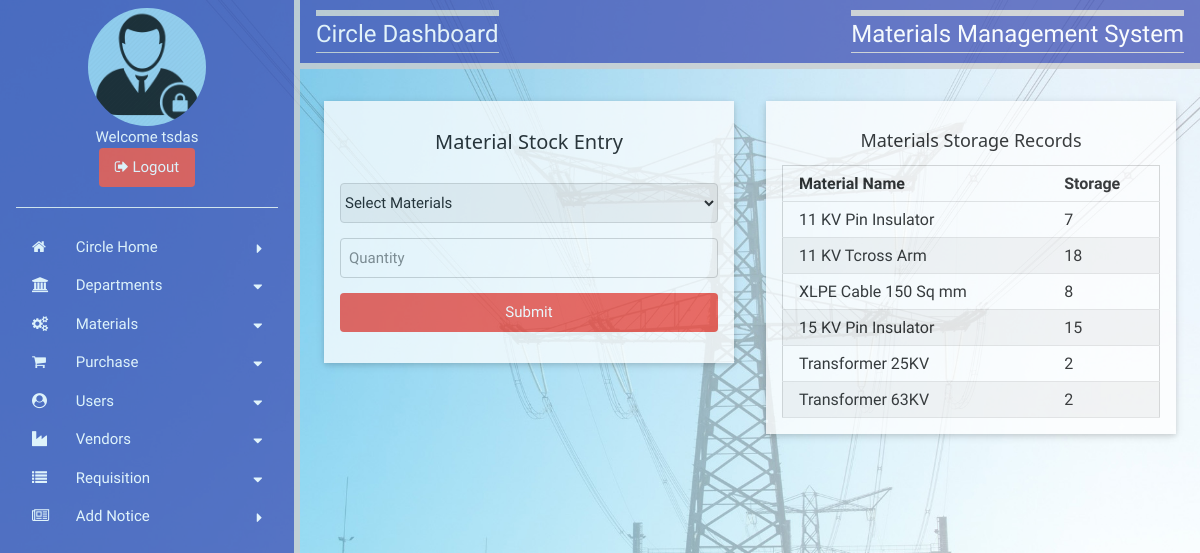
The page /APDCLTS/mstorage.php?dept=Circle&type=Circle (signed in) on the database its author committed.
### tables this page shows
CREATE TABLE `storage` (
  `mid` int(11) NOT NULL,
  `dept` varchar(40) NOT NULL,
  `stock` int(11) NOT NULL,
  PRIMARY KEY (`mid`,`dept`)
);

CREATE TABLE `materials` (
  `mid` int(11) NOT NULL AUTO_INCREMENT,
  `mname` varchar(200) NOT NULL,
  `details` varchar(200) NOT NULL,
  PRIMARY KEY (`mid`)
);

### APDCLTS/mstorage.php (the view, shortened to what this page needs)
<?php
	include "include/connect.php";
	$dept=$_GET["dept"];
	$type=$_GET["type"];
?>
<!doctype html>
<html>
<head>
<link href="css/w3.css" type="text/css" rel="stylesheet">
<link href="css/style.css" type="text/css" rel="stylesheet">
<link rel="stylesheet" href="https://cdnjs.cloudflare.com/ajax/libs/font-awesome/4.7.0/css/font-awesome.min.css">
</head>
<body>
	<?php
		if($type=="Circle")
		{
			include "circleSbar.php";
		}
	?>
    <div id="main" style="margin-left:300px;">
    	<?php include "storagehead.php"; ?>
        <div class="w3-row-padding" style="margin-top:32px;">
        	<div class="half">
            	<div class="container">
            		<div class="w3-card-2 w3-white w3-opacity-min padding-16">
                    <h4 align="center">Material Stock Entry</h4>
                    <div class="w3-container">
                        <form name="form3" id="form3" method="post" action="postmstorage.php">
                            <p>
                                <select name="matid" class="w3-select w3-round w3-border">
                                    <option selected>Select Materials</option>
                                </select>
                            </p>
                            <p>
                                <input type="text" name="stock" class="w3-input w3-round w3-border" placeholder="Quantity">
                            </p>
                            <p>
                                <input type="submit" name="submit" class="w3-btn w3-bar w3-round w3-red" value="Submit">
                            </p>
                        </form>
                    </div>
                    </div>
                </div>
            </div>
            <div class="half">
            	<div class="container">
            		<div class="w3-card-2 w3-white w3-opacity-min padding-16">
                    <h5 align="center">Materials Storage Records</h5>
                    <div class="container">
                    <?php
						$sql = "SELECT A.mname,B.stock FROM materials as A, storage as B where A.mid=B.mid and B.dept='$dept'";
						if($result = mysqli_query($link,$sql))
						{
							$rows = mysqli_fetch_all($result);
						}
					?>
                	<?php if(!empty($rows)){ ?>
                    <table class="w3-table-all">
                            <thead>
                              <tr>
                                <th>Material Name</th>
                                <th>Storage</th>
                              </tr>
                            </thead>
                            <tbody>
                                <?php foreach ($rows as $row): ?>
                                   <tr>
                                     <td> <?php echo $row[0]; ?></td>
                                     <td> <?php echo $row[1]; ?></td>
                                   </tr>
                                <?php endforeach; ?>
                            </tbody>
                	<?php } ?>
                    </div>
                    </div>
                </div>
            </div>
        </div>
    </div>
</body>
</html>

### APDCLTS/css/w3.css (style rules this page uses)
*,*:before,*:after { box-sizing:inherit }
html { -ms-text-size-adjust:100%;-webkit-text-size-adjust:100% }
body { margin:0 }
button,input,select,textarea { font:inherit;margin:0 }
button,input { overflow:visible }
button,select { text-transform:none }
button,html [type=button],[type=reset],[type=submit] { -webkit-appearance:button }
html,body { font-family:Verdana,sans-serif;font-size:15px;line-height:1.5 }
html { overflow-x:hidden }
h4 { font-size:20px }
h5 { font-size:18px }
h1,h2,h3,h4,h5,h6 { font-family:"Segoe UI",Arial,sans-serif;font-weight:400;margin:10px 0 }
.w3-table,.w3-table-all { border-collapse:collapse;border-spacing:0;width:100%;display:table }
.w3-table-all { border:1px solid #ccc }
.w3-bordered tr,.w3-table-all tr { border-bottom:1px solid #ddd }
.w3-table-all tr:nth-child(odd) { background-color:#fff }
.w3-table-all tr:nth-child(even) { background-color:#f1f1f1 }
.w3-table td,.w3-table th,.w3-table-all td,.w3-table-all th { padding:8px 8px;display:table-cell;text-align:left;vertical-align:top }
.w3-table th:first-child,.w3-table td:first-child,.w3-table-all th:first-child,.w3-table-all td:first-child { padding-left:16px }
.w3-btn,.w3-button { border:none;display:inline-block;padding:8px 16px;vertical-align:middle;overflow:hidden;text-decoration:none;color:inherit;background-color:inherit;text-align:center;cursor:pointer;white-space:nowrap }
.w3-btn,.w3-button { -webkit-touch-callout:none;-webkit-user-select:none;-khtml-user-select:none;-moz-user-select:none;-ms-user-select:none;user-select:none }
.w3-input { padding:8px;display:block;border:none;border-bottom:1px solid #ccc;width:100% }
.w3-select { padding:9px 0;width:100%;border:none;border-bottom:1px solid #ccc }
.w3-main,#main { transition:margin-left .4s }
.w3-bar { width:100%;overflow:hidden }
.w3-container:after,.w3-container:before,.w3-panel:after,.w3-panel:before,.w3-row:after,.w3-row:before,.w3-row-padding:after,.w3-row-padding:before, .w3-cell-row:before,.w3-cell-row:after,.w3-clear:after,.w3-clear:before,.w3-bar:before,.w3-bar:after { content:"";display:table;clear:both }
.w3-round,.w3-round-medium { border-radius:4px }
.w3-row-padding,.w3-row-padding>.w3-half,.w3-row-padding>.w3-third,.w3-row-padding>.w3-twothird,.w3-row-padding>.w3-threequarter,.w3-row-padding>.w3-quarter,.w3-row-padding>.w3-col { padding:0 8px }
.w3-container,.w3-panel { padding:0.01em 16px }
.w3-card,.w3-card-2 { box-shadow:0 2px 5px 0 rgba(0,0,0,0.16),0 2px 10px 0 rgba(0,0,0,0.12) }
.w3-opacity-min { opacity:0.75 }
.w3-border { border:1px solid #ccc!important }
.w3-red,.w3-hover-red:hover { color:#fff!important;background-color:#f44336!important }
.w3-white,.w3-hover-white:hover { color:#000!important;background-color:#fff!important }

### APDCLTS/css/style.css (style rules this page uses)
*,*:before,*:after { box-sizing:inherit }
html { -ms-text-size-adjust:100%;-webkit-text-size-adjust:100% }
body { margin:0 }
button,input,select,textarea { font:inherit;margin:0 }
button,input { overflow:visible }
button,select { text-transform:none }
button,html [type=button],[type=reset],[type=submit] { -webkit-appearance:button }
html,body { font-family:Verdana,sans-serif;font-size:15px;line-height:1.5 }
html { overflow-x:hidden }
h4 { font-size:20px }
h5 { font-size:18px }
h1,h2,h3,h4,h5,h6 { font-family:"Segoe UI",Arial,sans-serif;font-weight:400;margin:10px 0 }
.main,#main { transition:margin-left .4s }
.container:after,.container:before,.panel:after,.panel:before,.row:after,.row:before,.row-padding:after,.row-padding:before, .cell-row:before,.cell-row:after,.clear:after,.clear:before,.bar:before,.bar:after { content:"";display:table;clear:both }
.col,.half,.third,.twothird,.threequarter,.quarter { float:left;width:100% }
@media (min-width:601px) { .col.m6,.half { width:49.99999% } }
.container,.panel { padding:0.01em 16px }
.padding-16 { padding-top:16px!important;padding-bottom:16px!important }

### APDCLTS/mstorage.php (style rules this page uses)
body { font-family: 'Concert One', cursive; background-image:url(images/bgrd.jpg); background-repeat:no-repeat; background-size:cover; }

### rows shown on the page
storage: mid.mname "11 KV Pin Insulator", stock "7"
storage: mid.mname "11 KV Tcross Arm", stock "18"
storage: mid.mname "XLPE Cable 150 Sq mm", stock "8"
storage: mid.mname "15 KV Pin Insulator", stock "15"
storage: mid.mname "Transformer 25KV", stock "2"
storage: mid.mname "Transformer 63KV", stock "2"

### other values the page prints
$uid "tsdas"
$dept "Circle"
